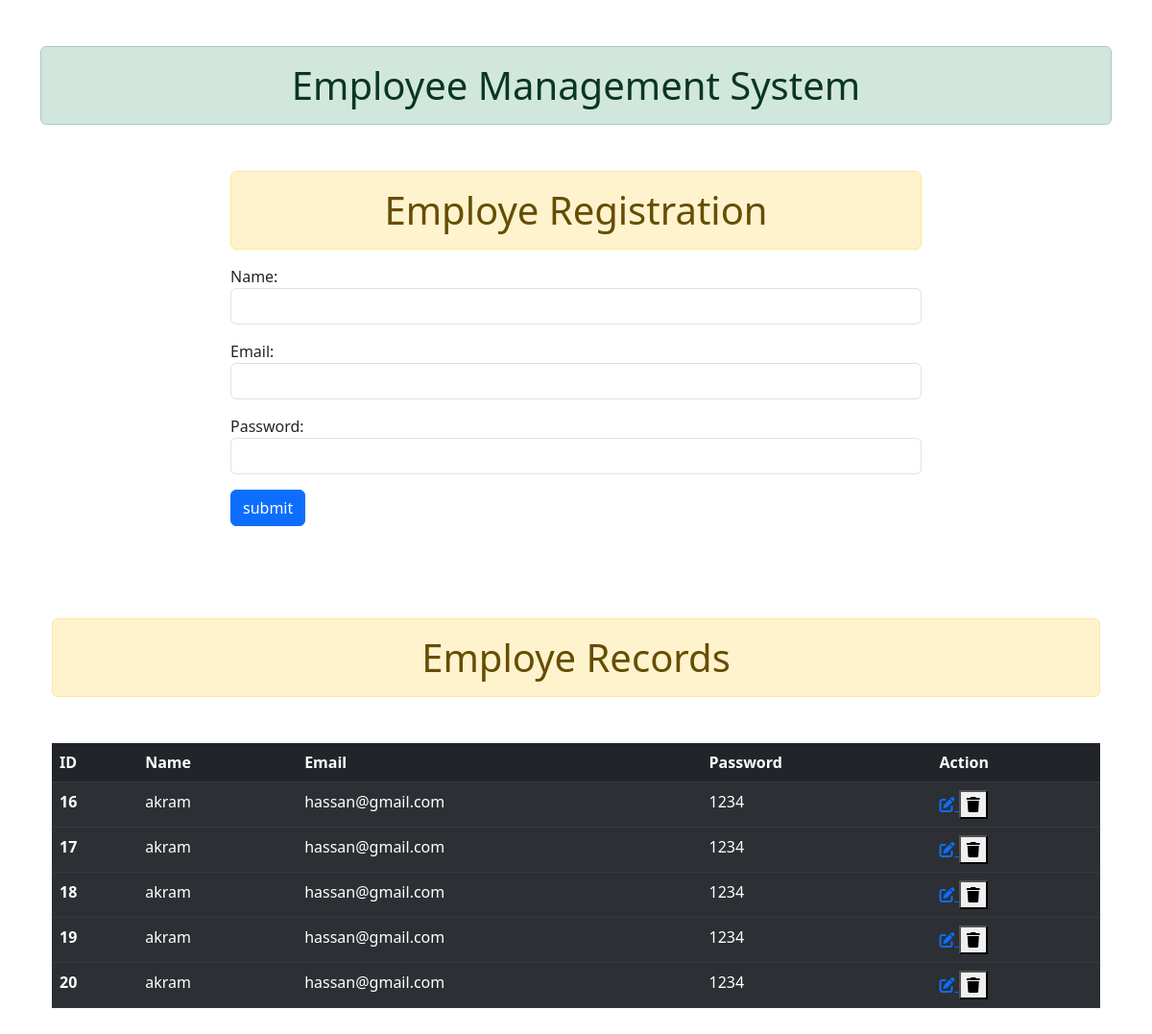
The page / on the database its author committed.
### app1/models.py (models this page shows, shortened)
class Employee(models.Model):
    name = models.CharField(max_length=100,null=True)
    email = models.EmailField(null=True)
    password = models.CharField(max_length=12,null=True)

### app1/views.py (the view)
# urls.py: 2. Add a URL to urlpatterns:  path('', Home.as_view(), name='home')
def Home(request):
    form=EmployeForms()
    if request.method=='POST':
        form=EmployeForms(request.POST)
        form.save()
        form=EmployeForms()
    data=Employee.objects.all()
    context={
        'form':form,
        'data':data,
    }
    return render(request,'app1/index.html',context)

### app1/forms.py
class EmployeForms(ModelForm):
    class Meta:
        model= Employee
        fields = '__all__'
        widgets={
            'name' : forms.TextInput(attrs={'class':'form-control'}),
            'email' : forms.TextInput(attrs={'class':'form-control'}),
            'password' : forms.PasswordInput(attrs={'class':'form-control'})
        }

### templates/app1/index.html (shortened to what this page needs)
{% extends 'app1/base.html' %}
{% block content %}
<div class="container">
    <div class="row">
        <div class="col col-8 offset-2">
            <h1 class="alert alert-warning text-center ">Employe Registration</h1>
            <form action="" method="post">
                {{form.as_p}}
                <input type="submit" class="btn btn-primary" value="submit">
            </form>
        </div>
    </div>
</div>
<div class="container">
    <br><br><br><br>
    <h1 class="alert alert-warning text-center my-6 ">Employe Records</h1>
    <table class="table table-dark table-striped my-5">
        <thead class="thead-dark">
          <tr>
            <th scope="col">ID</th>
            <th scope="col">Name</th>
            <th scope="col">Email</th>
            <th scope="col">Password</th>
            <th scope="col">Action</th>
          </tr>
        </thead>
        <tbody>
            {% for i in data %}
          <tr>
            <th scope="row">{{i.id }}</th>
            <td>{{i.name }}</td>
            <td>{{i.email }}</td>
            <td>{{i.password}}</td>
            <td>
                <a href="{% url 'update' i.id %}">
                <i class="fa-solid fa-pen-to-square"></i>
            </a>
            <form action="{% url  'delete' i.id %}" method="post" class="d-inline">
                <button type="submit">
                    <i class="fa-solid fa-trash "></i>
                </button>
            </form>
            </td>
          </tr>
        </tbody>
        {% endfor %}
      </table>
</div>
{% endblock content %}

### templates/app1/base.html (shortened to what this page needs)
<!doctype html>
<html lang="en">
  <head>
    <link href="https://cdn.jsdelivr.net/npm/bootstrap@5.3.0-alpha3/dist/css/bootstrap.min.css" rel="stylesheet">
  </head>
  <body>
    <div class="container">
    <h1 class="alert alert-success my-5 text-center">Employee Management System</h1>
    {% block content %}
    {% endblock content %}
    </div>
  </body>
</html>

### rows shown on the page
Employee: id "16", name "akram", email "hassan@gmail.com", password "1234"
Employee: id "17", name "akram", email "hassan@gmail.com", password "1234"
Employee: id "18", name "akram", email "hassan@gmail.com", password "1234"
Employee: id "19", name "akram", email "hassan@gmail.com", password "1234"
Employee: id "20", name "akram", email "hassan@gmail.com", password "1234"
